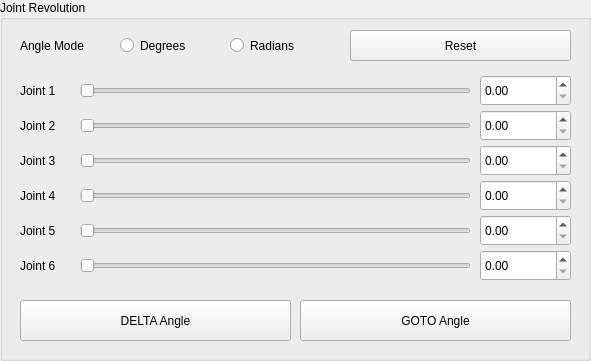
     <widget class="QGroupBox" name="joint_revolution">
      <property name="geometry">
       <rect>
        <x>650</x>
        <y>410</y>
        <width>591</width>
        <height>361</height>
       </rect>
      </property>
      <property name="title">
       <string>Joint Revolution</string>
      </property>
      <widget class="QSlider" name="slider_joint1_angle">
       <property name="geometry">
        <rect>
         <x>80</x>
         <y>80</y>
         <width>391</width>
         <height>22</height>
        </rect>
       </property>
       <property name="orientation">
        <enum>Qt::Horizontal</enum>
       </property>
      </widget>
      <widget class="QLabel" name="label_44">
       <property name="geometry">
        <rect>
         <x>20</x>
         <y>80</y>
         <width>51</width>
         <height>21</height>
        </rect>
       </property>
       <property name="text">
        <string>Joint 1</string>
       </property>
      </widget>
      <widget class="QLabel" name="label_45">
       <property name="geometry">
        <rect>
         <x>20</x>
         <y>30</y>
         <width>91</width>
         <height>31</height>
        </rect>
       </property>
       <property name="text">
        <string>Angle Mode</string>
       </property>
      </widget>
      <widget class="QLabel" name="label_47">
       <property name="geometry">
        <rect>
         <x>20</x>
         <y>115</y>
         <width>51</width>
         <height>21</height>
        </rect>
       </property>
       <property name="text">
        <string>Joint 2</string>
       </property>
      </widget>
      <widget class="QSlider" name="slider_joint2_angle">
       <property name="geometry">
        <rect>
         <x>80</x>
         <y>115</y>
         <width>391</width>
         <height>22</height>
        </rect>
       </property>
       <property name="orientation">
        <enum>Qt::Horizontal</enum>
       </property>
      </widget>
      <widget class="QLabel" name="label_48">
       <property name="geometry">
        <rect>
         <x>20</x>
         <y>150</y>
         <width>51</width>
         <height>21</height>
        </rect>
       </property>
       <property name="text">
        <string>Joint 3</string>
       </property>
      </widget>
      <widget class="QSlider" name="slider_joint3_angle">
       <property name="geometry">
        <rect>
         <x>80</x>
         <y>150</y>
         <width>391</width>
         <height>22</height>
        </rect>
       </property>
       <property name="orientation">
        <enum>Qt::Horizontal</enum>
       </property>
      </widget>
      <widget class="QLabel" name="label_49">
       <property name="geometry">
        <rect>
         <x>20</x>
         <y>185</y>
         <width>51</width>
         <height>21</height>
        </rect>
       </property>
       <property name="text">
        <string>Joint 4</string>
       </property>
      </widget>
      <widget class="QSlider" name="slider_joint4_angle">
       <property name="geometry">
        <rect>
         <x>80</x>
         <y>185</y>
         <width>391</width>
         <height>22</height>
        </rect>
       </property>
       <property name="orientation">
        <enum>Qt::Horizontal</enum>
       </property>
      </widget>
      <widget class="QLabel" name="label_50">
       <property name="geometry">
        <rect>
         <x>20</x>
         <y>220</y>
         <width>51</width>
         <height>21</height>
        </rect>
       </property>
       <property name="text">
        <string>Joint 5</string>
       </property>
      </widget>
      <widget class="QSlider" name="slider_joint5_angle">
       <property name="geometry">
        <rect>
         <x>80</x>
         <y>220</y>
         <width>391</width>
         <height>22</height>
        </rect>
       </property>
       <property name="orientation">
        <enum>Qt::Horizontal</enum>
       </property>
      </widget>
      <widget class="QLabel" name="label_51">
       <property name="geometry">
        <rect>
         <x>20</x>
         <y>255</y>
         <width>51</width>
         <height>21</height>
        </rect>
       </property>
       <property name="text">
        <string>Joint 6</string>
       </property>
      </widget>
      <widget class="QSlider" name="slider_joint6_angle">
       <property name="geometry">
        <rect>
         <x>80</x>
         <y>255</y>
         <width>391</width>
         <height>22</height>
        </rect>
       </property>
       <property name="orientation">
        <enum>Qt::Horizontal</enum>
       </property>
      </widget>
      <widget class="QPushButton" name="pushButton_88">
       <property name="geometry">
        <rect>
         <x>20</x>
         <y>300</y>
         <width>271</width>
         <height>41</height>
        </rect>
       </property>
       <property name="text">
        <string>DELTA Angle</string>
       </property>
      </widget>
      <widget class="QPushButton" name="pushButton_87">
       <property name="geometry">
        <rect>
         <x>300</x>
         <y>300</y>
         <width>271</width>
         <height>41</height>
        </rect>
       </property>
       <property name="text">
        <string>GOTO Angle</string>
       </property>
      </widget>
      <widget class="QPushButton" name="button_reset_angle">
       <property name="geometry">
        <rect>
         <x>350</x>
         <y>30</y>
         <width>221</width>
         <height>31</height>
        </rect>
       </property>
       <property name="text">
        <string>Reset</string>
       </property>
      </widget>
      <widget class="QDoubleSpinBox" name="spinbox_joint1_angle">
       <property name="geometry">
        <rect>
         <x>480</x>
         <y>75</y>
         <width>91</width>
         <height>31</height>
        </rect>
       </property>
      </widget>
      <widget class="QDoubleSpinBox" name="spinbox_joint2_angle">
       <property name="geometry">
        <rect>
         <x>480</x>
         <y>110</y>
         <width>91</width>
         <height>31</height>
        </rect>
       </property>
      </widget>
      <widget class="QDoubleSpinBox" name="spinbox_joint3_angle">
       <property name="geometry">
        <rect>
         <x>480</x>
         <y>145</y>
         <width>91</width>
         <height>31</height>
        </rect>
       </property>
      </widget>
      <widget class="QDoubleSpinBox" name="spinbox_joint4_angle">
       <property name="geometry">
        <rect>
         <x>480</x>
         <y>180</y>
         <width>91</width>
         <height>31</height>
        </rect>
       </property>
      </widget>
      <widget class="QDoubleSpinBox" name="spinbox_joint5_angle">
       <property name="geometry">
        <rect>
         <x>480</x>
         <y>215</y>
         <width>91</width>
         <height>31</height>
        </rect>
       </property>
      </widget>
      <widget class="QDoubleSpinBox" name="spinbox_joint6_angle">
       <property name="geometry">
        <rect>
         <x>480</x>
         <y>250</y>
         <width>91</width>
         <height>31</height>
        </rect>
       </property>
      </widget>
      <widget class="QFrame" name="frame_15">
       <property name="geometry">
        <rect>
         <x>120</x>
         <y>30</y>
         <width>191</width>
         <height>41</height>
        </rect>
       </property>
       <property name="font">
        <font>
         <family>Segoe UI</family>
        </font>
       </property>
       <property name="styleSheet">
        <string notr="true">border-style: none;</string>
       </property>
       <property name="frameShape">
        <enum>QFrame::StyledPanel</enum>
       </property>
       <property name="frameShadow">
        <enum>QFrame::Raised</enum>
       </property>
       <widget class="QRadioButton" name="radioButton_34">
        <property name="geometry">
         <rect>
          <x>0</x>
          <y>0</y>
          <width>108</width>
          <height>31</height>
         </rect>
        </property>
        <property name="font">
         <font>
          <family>Segoe UI</family>
         </font>
        </property>
        <property name="styleSheet">
         <string notr="true">border-style: none;</string>
        </property>
        <property name="text">
         <string>Degrees</string>
        </property>
       </widget>
       <widget class="QRadioButton" name="radioButton_35">
        <property name="geometry">
         <rect>
          <x>110</x>
          <y>0</y>
          <width>81</width>
          <height>31</height>
         </rect>
        </property>
        <property name="font">
         <font>
          <family>Segoe UI</family>
         </font>
        </property>
        <property name="text">
         <string>Radians</string>
        </property>
       </widget>
      </widget>
     </widget>
